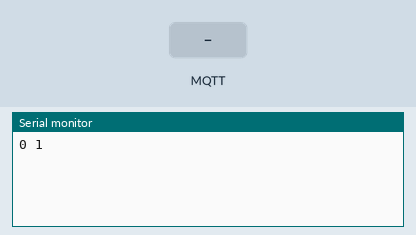
This sketch was run on a simulated ESP8266 (NodeMCU). Shown: the last lines printed to the serial monitor. The inputs (shaded band) are chosen by the test bench. WiFi joins after 1.5 s; servers stay silent unless stated; no MQTT or app messages arrive unless stated.

Above: at 3.2 s.
3.3 s: MQTT message "1" arrives on the first subscribed topic
At 4.5 s:
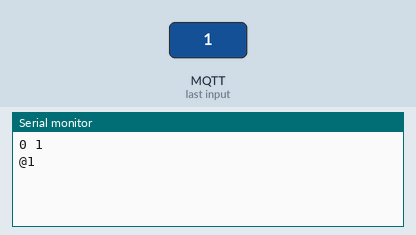
4.8 s: MQTT message "on" arrives on the first subscribed topic
At 5.9 s:
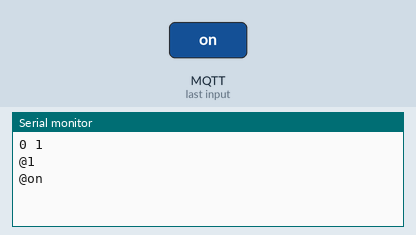
6.3 s: MQTT message "off" arrives on the first subscribed topic
At 7.0 s:
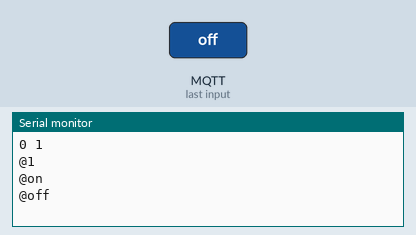

The sketch:

shapanxiaoche.ino
```cpp
#include <ArduinoMqttClient.h>  // 引入MQTT客户端库
#include <WiFiManager.h>        // 引入WiFi管理库
#include <ArduinoJson.h>        // 引入ArduinoJson库，用于处理JSON消息
#include <ESP8266WiFi.h>        // 本程序使用ESP8266WiFi库

const char* ssid     = "iot";      // 连接WiFi名（此处使用taichi-maker为示例）
                                            // 请将您需要连接的WiFi名填入引号中
const char* password = "c108c108";          // 连接WiFi密码（此处使用12345678为示例）
                                            // 请将您需要连接的WiFi密码填入引号中

WiFiClient wifiClient;           // 创建WiFi客户端对象
MqttClient mqttClient(wifiClient); // 创建MQTT客户端对象

const char broker[] = "192.168.124.10";  // 定义MQTT代理服务器的IP地址
int port = 1883;                         // MQTT代理服务器的端口号

const char inTopic[] = "network/traffic_info"; // 订阅的MQTT消息主题
String inputString = "";  // 用于存储接收到的MQTT消息

void setup() {
  // 初始化串口并等待端口打开
  Serial.begin(9600);

 /*WiFiManager wifiManager;

  // 自动连接WiFi，若没有连接则启动热点
  wifiManager.autoConnect("AutoConnectAP");

  // 输出连接WiFi后的信息
  Serial.println("");
  Serial.print("ESP8266 Connected to ");
  Serial.println(WiFi.SSID());              // 输出连接的WiFi名称
  Serial.print("IP address:\t");
  Serial.println(WiFi.localIP());           // 输出ESP8266的IP地址 */

  WiFi.begin(ssid, password);                  // 启动网络连接
  //Serial.print("Connecting to ");              // 串口监视器输出网络连接信息
  //Serial.print(ssid);
  //Serial.println(" ...");  // 告知用户NodeMCU正在尝试WiFi连接

  int i = 0;                                   // 这一段程序语句用于检查WiFi是否连接成功
  while (WiFi.status() != WL_CONNECTED) {      // WiFi.status()函数的返回值是由NodeMCU的WiFi连接状态所决定的。
    delay(1000);                               // 如果WiFi连接成功则返回值为WL_CONNECTED
    Serial.print(i++);
    Serial.print(' ');      // 此处通过While循环让NodeMCU每隔一秒钟检查一次WiFi.status()函数返回值
  }                                            // 同时NodeMCU将通过串口监视器输出连接时长读秒。
                                               // 这个读秒是通过变量i每隔一秒自加1来实现的。

  Serial.println("");                          // WiFi连接成功后
  //Serial.println("Connection established!");   // NodeMCU将通过串口监视器输出"连接成功"信息。
  //Serial.print("IP address:    ");             // 同时还将输出NodeMCU的IP地址。这一功能是通过调用
  //Serial.println(WiFi.localIP());              // WiFi.localIP()函数来实现的。该函数的返回值即NodeMCU的IP地址。


  // 配置MQTT客户端
  mqttClient.setId("MQTT_FX_Client");    // 设置MQTT客户端ID
  mqttClient.setUsernamePassword("", ""); // 设置MQTT的用户名和密码（此处为空）

  // 尝试连接MQTT代理服务器
  //Serial.print("Attempting to connect to the MQTT broker: ");
  //Serial.println(broker);

  if (!mqttClient.connect(broker, port)) {
    // 如果连接失败，输出错误信息并进入死循环
    Serial.print("MQTT connection failed! Error code = ");
    Serial.println(mqttClient.connectError());
    while (1);  // 进入死循环，程序不再执行
  }

  //Serial.println("You're connected to the MQTT broker!"); // 成功连接后输出信息
  //Serial.println();

  // 设置接收到消息时的回调函数
  mqttClient.onMessage(onMqttMessage);

  // 订阅MQTT主题
  //Serial.print("Subscribing to topic: ");
  //Serial.println(inTopic);
  //Serial.println();

  int subscribeQos = 1; // 设置订阅的QoS等级

  mqttClient.subscribe(inTopic, subscribeQos); // 订阅主题

  //Serial.print("Waiting for messages on topic: ");
  //Serial.println(inTopic);
  //Serial.println();
}

void loop() {
  mqttClient.poll();  // 检查是否有MQTT消息到达
}

// MQTT消息回调函数
void onMqttMessage(int messageSize) {
  // 接收到消息时打印消息的主题及相关信息

  // 使用Stream接口打印消息内容
  while (mqttClient.available()) {
    char inChar = (char)mqttClient.read(); // 读取MQTT消息中的字符
    inputString += inChar;  // 将字符追加到inputString中

    // 如果接收到的消息大小等于预期的消息大小，则处理消息
    if (inputString.length() == messageSize) {
     /* DynamicJsonDocument json_msg(1024);  // 创建JSON文档，用于解析接收到的消息
      DynamicJsonDocument json_item(1024); // 创建JSON文档，用于解析嵌套的内容

      // 解析接收到的JSON消息
      deserializeJson(json_msg, inputString);*/

       Serial.println('@'+inputString);

      inputString = "";  // 清空inputString，为下一次接收消息做准备
    }
  }
}
```

Measured:
- after the input at 3.3 s, the serial monitor: prints a new line at once (image 1)
- after the input at 4.8 s, the serial monitor: prints a new line at once (image 2)
- after the input at 6.3 s, the serial monitor: prints a new line at once (image 3)
